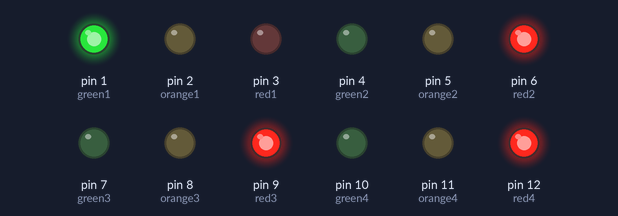
Simulated run of this sketch. Board: Arduino Uno, built with avr-gcc and run on an emulated ATmega328P. On the bench: output pins drawn as LEDs (lit = HIGH).

Above: at 0.1 s.
At 8.1 s:
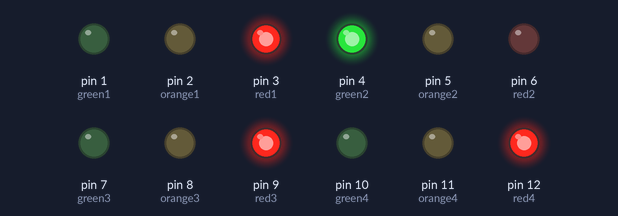
At 13.1 s:
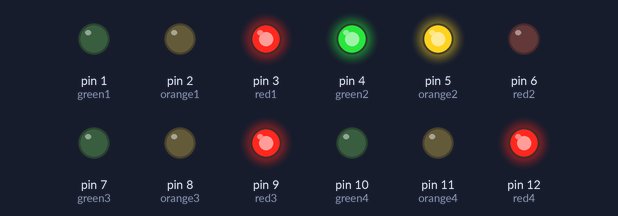
At 16.1 s:
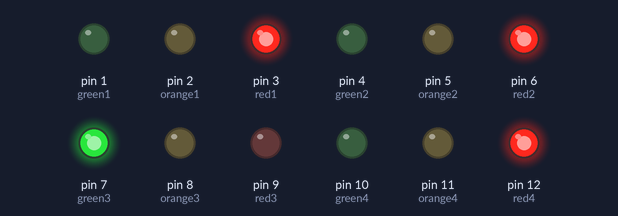
At 24.1 s:
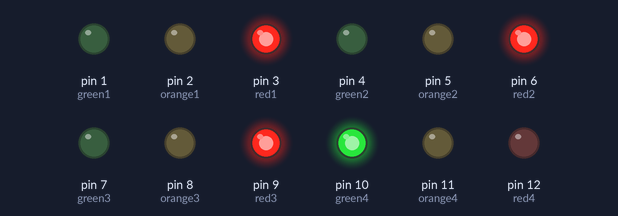
At 37.1 s:
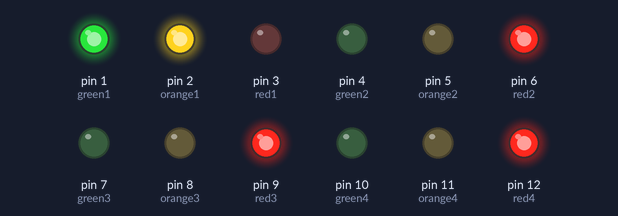
Timing chart, 0 to 40.0 s (numbered marks = the images above):
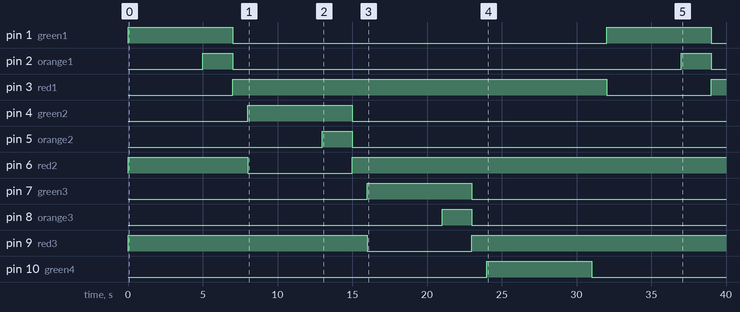

Measured:
- by itself, pin 1 (green1): alternates HIGH for 7.0 s and LOW for 25.0 s
- by itself, pin 2 (orange1): alternates HIGH for 2.0 s and LOW for 30.0 s
- by itself, pin 3 (red1): LOW → HIGH at 7.0 s, → LOW 25.0 s later, → HIGH 7.0 s later
- by itself, pin 4 (green2): LOW → HIGH at 8.0 s, → LOW 7.0 s later
- by itself, pin 5 (orange2): LOW → HIGH at 13.0 s, → LOW 2.0 s later
- by itself, pin 6 (red2): LOW → HIGH at 0.00 s, → LOW 8.0 s later, → HIGH 7.0 s later
- by itself, pin 7 (green3): LOW → HIGH at 16.0 s, → LOW 7.0 s later
- by itself, pin 8 (orange3): LOW → HIGH at 21.0 s, → LOW 2.0 s later

The sketch:

main.ino
```cpp
/*
  IR library
*/
#include <IRremote.h>
#include <IRremoteInt.h>

#include "initializations.h"
#include "sequences.h"
#include "doCommands.h"
#include "trafficLogic.h"

// define IR receiver as OUTPUT
int RECV_PIN = 13;
IRrecv irrecv(RECV_PIN);
decode_results results;

void setup()
{
  // define traffic light LEDs as INPUT
  defineTrafficLight1(); // تعريف لدات الاشارة 1
  defineTrafficLight2(); // تعريف لدات الاشارة 2
  defineTrafficLight3();
  defineTrafficLight4();

  // Start the receiver
  irrecv.enableIRIn();

  // set all traffic lights in initial state
  sequence0(); // to ensure all LEDs are OFF
  sequence1();
  sequenceCounter++; // +1
  previousTime = millis(); // initializa previousTime variable
  for (;;)
  {
    doTrafficLightLogic(0);
    // --------------- استقبال من ال IR ------------------
    // check received signals
    if (irrecv.decode(&results)) // في حال استقبال رسالة
    {
      String message = String(results.value, HEX); // store message
      char command = decodeMessage(message); // فك الشفرة
      addCommand(command); // إضافة الأمر
      irrecv.resume(); // الاستقبال مجددا
    }
    delay(200); // 0.2 second
    // ---------------------------------------------------

    // ------------تنفيذ الأوامر -----------
    commandExist = checkCommands(); // تفحص الأوامر
    if (commandExist)
    {
      startCommands();
    }
    // -----------------------------------
  }
}

void loop()
{
}

void receiveSignal()
{
  if (irrecv.decode(&results))
  {
    String message = String(results.value, HEX);
    char command = decodeMessage(message);
    irrecv.resume(); // Receive the next value
  }
  delay(100);
}

char decodeMessage(String message)
{
  if (message == "ff30cf")
  {
    return '1';
  }
  else if (message == "ff18e7")
  {
    return '2';
  }
  else if (message == "ff7a85")
  {
    return '3';
  }
  else if (message == "ff10ef")
  {
    return '4';
  }
  else
  {
    return '0';
  }
}
```

doCommands.cpp
```cpp
#include "doCommands.h"

/*------ Variables Initialization ------*/
char command = '0'; // to store commands
char commands[] = {'0', '0', '0', '0'};
bool commandExist = false;
char toDo = 0;

/*------ Define Functions ------*/
void addCommand(char command)
{
    for (int i = 0; i <= 3; i++)
    {
        if( (command != '1') && (command != '2') && (command != '3') && (command != '4'))
        {
            // إذا الامر ليس 1 او 2 او 3 او 4
            break; // تجاهل
        }
        if (commands[i] == '0')
        {
            // إضافة الأمر
            commands[i] = command;
            break;
        }
        else
        {
            if (commands[i] == command)
            {
                // إذا كان الامر مكرر
                break; // تجاهل
            }
        }

    }
}

bool checkCommands()
{
    if (commands[0] == '0')
    {
        // إذا قيمة الأوامر صغر
        return false; // رسالة خطأ
    }
    else
    {
        return true; // رسالة صح
    }
}

void commandsPop()
{
    for (int i = 0; i <= 3; i++)
    {
        if (i == 3)
        {
            commands[i] = '0';
        }
        else
        {
            commands[i] = commands[i + 1];
        }
    }
}

void startCommands()
{
    toDo = commands[0]; // تخزين قيمة الامر الاول

    previousTime = millis();
    for (;;)
    {
        if(toDo == '1')
        {
            doTrafficLightLogic(1);
        }
        else if(toDo == '2')
        {
            doTrafficLightLogic(3);
        }
        else if(toDo == '3')
        {
            doTrafficLightLogic(5);
        }
        else if (toDo == '4')
        {
            doTrafficLightLogic(7);
        }

        if (goBack)
        {
            tempCounter = 0;
            interruptON = false;
            startInterrupt = false;
            endInterrupt = false;
            goBack = false;

            commandsPop(); // حذف الامر بعد التنفيذ
            break; // تجاهل الاوامر من الريموت
        }
    }
    commandExist = checkCommands();
    if (commandExist)
    {
        startCommands();
    }
}
```

doCommands.h
```cpp
#ifndef docommands_h
#define docommands_h

#include "trafficLogic.h"

/*------ Variables Declaration ------*/
extern char command; // to store commands
extern char toDo; // to store commands to do
extern char commands[];
extern bool commandExist;

/*------ Functions Declaration ------*/
extern void addCommand(char);
extern bool checkCommands();
extern void commandsPop();
extern void startCommands();
extern void printCommands();

#endif
```

initializations.cpp
```cpp
#include "initializations.h"

/*------ Variables Initialization ------*/
// variables for traffic light number 1
unsigned char green1  = 1;
unsigned char orange1 = 2;
unsigned char red1    = 3;

// variables for traffic light number 2
unsigned char green2  = 4;
unsigned char orange2 = 5;
unsigned char red2    = 6;

// variables for traffic light number 3
unsigned char green3  = 7;
unsigned char orange3 = 8;
unsigned char red3    = 9;

// variables for traffic light number 4
unsigned char green4  = 10;
unsigned char orange4 = 11;
unsigned char red4    = 12;

/*------ Define Functions ------*/
void defineTrafficLight1(){
    pinMode(green1,  OUTPUT);
    pinMode(orange1, OUTPUT);
    pinMode(red1,    OUTPUT);
}

void defineTrafficLight2(){
    pinMode(green2,  OUTPUT);
    pinMode(orange2, OUTPUT);
    pinMode(red2,    OUTPUT);
}

void defineTrafficLight3(){
    pinMode(green3,  OUTPUT);
    pinMode(orange3, OUTPUT);
    pinMode(red3,    OUTPUT);
}

void defineTrafficLight4(){
    pinMode(green4,  OUTPUT);
    pinMode(orange4, OUTPUT);
    pinMode(red4,    OUTPUT);
}
```

initializations.h
```cpp
#ifndef initializations_h
#define initializations_h

#include <arduino.h>

/*------ Variables Declaration ------*/
// variables for traffic light number 1
extern unsigned char green1;
extern unsigned char orange1;
extern unsigned char red1;

// variables for traffic light number 2
extern unsigned char green2;
extern unsigned char orange2;
extern unsigned char red2;

// variables for traffic light number 3
extern unsigned char green3;
extern unsigned char orange3;
extern unsigned char red3;

// variables for traffic light number 4
extern unsigned char green4;
extern unsigned char orange4;
extern unsigned char red4;

/*------ Functions Declaration ------*/
extern void defineTrafficLight1();
extern void defineTrafficLight2();
extern void defineTrafficLight3();
extern void defineTrafficLight4();

#endif
```

sequences.cpp
```cpp
#include "sequences.h"

void allRed(){
    traffic1_stop();
    traffic2_stop();
    traffic3_stop();
    traffic4_stop();
}

void sequence0(){
    initialize_traffic1();
    initialize_traffic2();
    initialize_traffic3();
    initialize_traffic4();
}

void sequence1(){
    traffic1_go(); // green
    traffic2_stop(); // red
    traffic3_stop(); // red
    traffic4_stop(); // red
}

void sequence2(){
    traffic1_wait(); // yellow
    traffic2_stop();
    traffic3_stop();
    traffic4_stop();
}

void sequence3(){
    traffic1_stop();
    traffic2_go();
    traffic3_stop();
    traffic4_stop();
}

void sequence4(){
    traffic1_stop();
    traffic2_wait();
    traffic3_stop();
    traffic4_stop();
}

void sequence5(){
    traffic1_stop();
    traffic2_stop();
    traffic3_go();
    traffic4_stop();
}

void sequence6(){
    traffic1_stop();
    traffic2_stop();
    traffic3_wait();
    traffic4_stop();
}

void sequence7(){
    traffic1_stop();
    traffic2_stop();
    traffic3_stop();
    traffic4_go();
}

void sequence8(){
    traffic1_stop();
    traffic2_stop();
    traffic3_stop();
    traffic4_wait();
}

void go2Sequence(int counter){
    if(counter == 1){
        sequence1();
    }
    else if(counter == 2){
        sequence2();
    }
    else if(counter == 3){
        sequence3();
    }
    else if(counter == 4){
        sequence4();
    }
    else if(counter == 5){
        sequence5();
    }
    else if(counter == 6){
        sequence6();
    }
    else if(counter == 7){
        sequence7();
    }
    else if(counter == 8){
        sequence8();
    }
}
```

sequences.h
```cpp
#ifndef sequences_h
#define sequences_h

#include "traffic_light_modes.h"
#include "trafficLogic.h"

void allRed();
void sequence0();
void sequence1();
void sequence2();
void sequence3();
void sequence4();
void sequence5();
void sequence6();
void sequence7();
void sequence8();
void go2Sequence(int);

#endif
```

trafficLogic.cpp
```cpp
#include "trafficLogic.h"

/*------ Variables Initialization ------*/
unsigned long onTime = 5000;   // ON (green)   Time of 5000 ms (5 seconds)
unsigned long waitTime = 2000; // Wait (yellow) Time of 2000 ms (2 seconds)
unsigned long holdTime = 1000; // hold (red) Time of 1000 ms (1 second)
unsigned long previousTime, currentTime;
bool isHold = false;
int sequenceCounter = 0, tempCounter = 0;
bool interruptON = false, startInterrupt = false, endInterrupt = false, goBack = false;

/*------ Define Functions ------*/
void doTrafficLightLogic(int interruptSequence)
{
    // ----------- في حال وجود أوامر من الكنترول -----------
    if (interruptSequence != 0)
    {
        if(!interruptON) // ينفذ مرة واحدة
        {
            // save at what position the traffic light was
            // ----------- تخزين رقم النمط الحالي ------------
            if(isHold)
            {
                // if traffic light was red, save the next position instead
                tempCounter = sequenceCounter + 1;
            }
            else
            {
                tempCounter = sequenceCounter; // تخزين رقم النمط الحالي
            }
            // ----------------------------------------------
            // go to YELLOW only if it's not already in YELLOW
            if(sequenceCounter%2 != 0)
            {
                // زود قيمة النمط اذا كانت الإشارة خضراء
                sequenceCounter++;
            }

            interruptON = true;
            startInterrupt = true;
            // turn current green traffic light into YELLOW if it's not red
            if(!isHold)
            {
                // اطفي الاشارة الحالية
                go2Sequence(sequenceCounter);
            }
        }
    }
    // -----------------------------------------------------

    currentTime = millis();
    // -------------- ALL RED  من الأصفر للأحمر---------------------
    if (isHold)
    {
        if (currentTime - previousTime >= holdTime)
        {
            if(startInterrupt)
            {
                sequenceCounter = interruptSequence; // تخزين الامر من الريموت
                startInterrupt = false;
                endInterrupt = true;
            }
            else if(endInterrupt)
            {
                sequenceCounter = tempCounter; // العودة الى النمط السابق
                endInterrupt = false;
                goBack = true;
            }
            //   ******* Traffic light *************
            else
            {
                if(sequenceCounter == 8)
                {
                    sequenceCounter = 1;
                }
                else
                {
                    sequenceCounter++; // +1
                }
            }

            go2Sequence(sequenceCounter);
            previousTime = currentTime;
            isHold = false;
        }
    }
    // -------------------------------------------
    /// ********** Start Traffic ***************
    else if (sequenceCounter == 1)
    {
        if (currentTime - previousTime >= onTime)
        {
            sequence2();
            sequenceCounter++; // +1
            previousTime = currentTime;
        }
    }
    else if (sequenceCounter == 2)
    {
        if (currentTime - previousTime >= waitTime)
        {
            allRed();
            previousTime = currentTime;
            isHold = true;
        }
    }
    else if (sequenceCounter == 3)
    {
        if (currentTime - previousTime >= onTime)
        {
            sequence4();
            sequenceCounter++;
            previousTime = currentTime;
        }
    }
    else if (sequenceCounter == 4)
    {
        if (currentTime - previousTime >= waitTime)
        {
            allRed();
            previousTime = currentTime;
            isHold = true;
        }
    }
    else if (sequenceCounter == 5)
    {
        if (currentTime - previousTime >= onTime)
        {
            sequence6();
            sequenceCounter++;
            previousTime = currentTime;
        }
    }
    else if (sequenceCounter == 6)
    {
        if (currentTime - previousTime >= waitTime)
        {
            allRed();
            previousTime = currentTime;
            isHold = true;
        }
    }
    else if (sequenceCounter == 7)
    {
        if (currentTime - previousTime >= onTime)
        {
            sequence8();
            sequenceCounter++;
            previousTime = currentTime;
        }
    }
    else if (sequenceCounter == 8)
    {
        if (currentTime - previousTime >= waitTime)
        {
            allRed();
            previousTime = currentTime;
            isHold = true;
        }
    }
}
```

trafficLogic.h
```cpp
#ifndef trafficlogic_h
#define trafficlogic_h

#include "sequences.h"
#include "doCommands.h"

/*------ Variables Declaration ------*/
extern unsigned long onTime;
extern unsigned long waitTime;
extern unsigned long holdTime;
extern unsigned long previousTime, currentTime;
extern bool isHold;

extern int sequenceCounter;
extern int tempCounter;
extern bool interruptON;
extern bool startInterrupt;
extern bool endInterrupt;
extern bool goBack;

/*------ Functions Declaration ------*/
extern void doTrafficLightLogic(int);

#endif
```

traffic_light_modes.cpp
```cpp
#include "traffic_light_modes.h"

// define traffic light 1 modes
void traffic1_go(){
    digitalWrite(green1,  HIGH);
    digitalWrite(orange1, LOW);
    digitalWrite(red1,    LOW);
}

void traffic1_wait(){
    digitalWrite(green1,  HIGH);
    digitalWrite(orange1, HIGH);
    digitalWrite(red1,    LOW);
}

void traffic1_stop(){
    digitalWrite(green1,  LOW);
    digitalWrite(orange1, LOW);
    digitalWrite(red1,    HIGH);
}

void initialize_traffic1(){
    digitalWrite(green1,  LOW);
    digitalWrite(orange1, LOW);
    digitalWrite(red1,    LOW);
}

// define traffic light 2 modes
void traffic2_go(){
    digitalWrite(green2,  HIGH);
    digitalWrite(orange2, LOW);
    digitalWrite(red2,    LOW);
}

void traffic2_wait(){
    digitalWrite(green2,  HIGH);
    digitalWrite(orange2, HIGH);
    digitalWrite(red2,    LOW);
}

void traffic2_stop(){
    digitalWrite(green2,  LOW);
    digitalWrite(orange2, LOW);
    digitalWrite(red2,    HIGH);
}

void initialize_traffic2(){
    digitalWrite(green2,  LOW);
    digitalWrite(orange2, LOW);
    digitalWrite(red2,    LOW);
}

// define traffic light 3 modes
void traffic3_go(){
    digitalWrite(green3,  HIGH);
    digitalWrite(orange3, LOW);
    digitalWrite(red3,    LOW);
}

void traffic3_wait(){
    digitalWrite(green3,  HIGH);
    digitalWrite(orange3, HIGH);
    digitalWrite(red3,    LOW);
}

void traffic3_stop(){
    digitalWrite(green3,  LOW);
    digitalWrite(orange3, LOW);
    digitalWrite(red3,    HIGH);
}

void initialize_traffic3(){
    digitalWrite(green3,  LOW);
    digitalWrite(orange3, LOW);
    digitalWrite(red3,    LOW);
}

// define traffic light 4 modes
void traffic4_go(){
    digitalWrite(green4,  HIGH);
    digitalWrite(orange4, LOW);
    digitalWrite(red4,    LOW);
}

void traffic4_wait(){
    digitalWrite(green4,  HIGH);
    digitalWrite(orange4, HIGH);
    digitalWrite(red4,    LOW);
}

void traffic4_stop(){
    digitalWrite(green4,  LOW);
    digitalWrite(orange4, LOW);
    digitalWrite(red4,    HIGH);
}

void initialize_traffic4(){
    digitalWrite(green4,  LOW);
    digitalWrite(orange4, LOW);
    digitalWrite(red4,    LOW);
}
```

traffic_light_modes.h
```cpp
#ifndef traffic_light_modes_h
#define traffic_light_modes_h

#include <Arduino.h>
#include "initializations.h"

// declare traffic light 1 modes
extern void traffic1_go();
extern void traffic1_wait();
extern void traffic1_stop();
extern void initialize_traffic1();

// declare traffic light 2 modes
extern void traffic2_go();
extern void traffic2_wait();
extern void traffic2_stop();
extern void initialize_traffic2();

// declare traffic light 3 modes
extern void traffic3_go();
extern void traffic3_wait();
extern void traffic3_stop();
extern void initialize_traffic3();

// declare traffic light 4 modes
extern void traffic4_go();
extern void traffic4_wait();
extern void traffic4_stop();
extern void initialize_traffic4();

#endif
```
